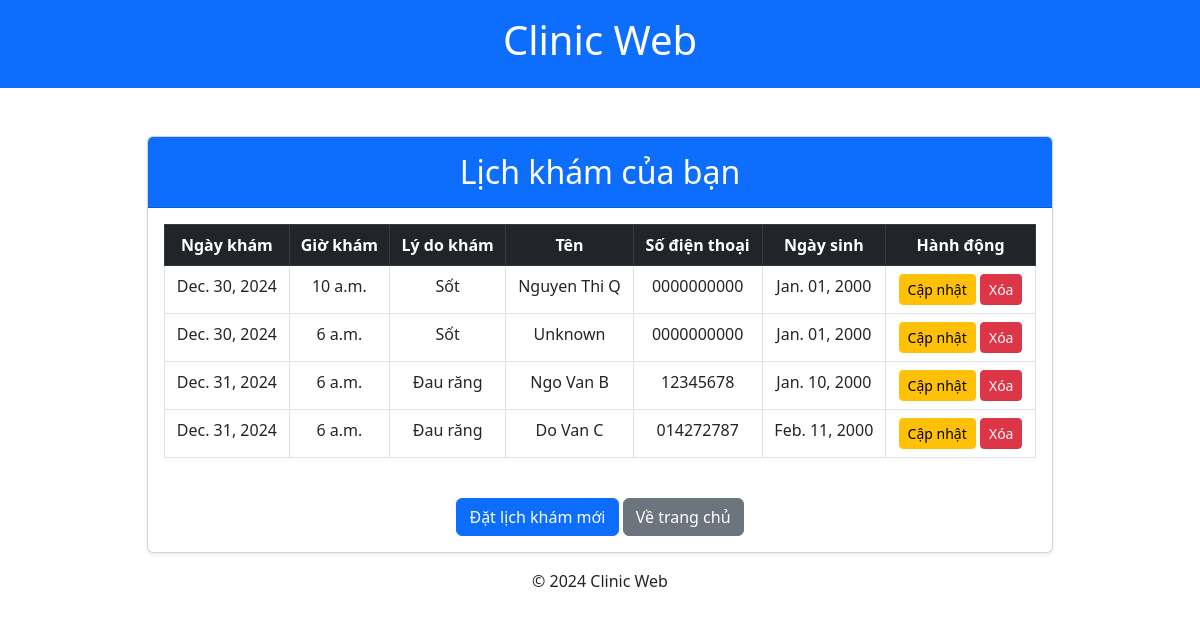
The page /view-appointments/ (signed in) on the database as committed earlier.
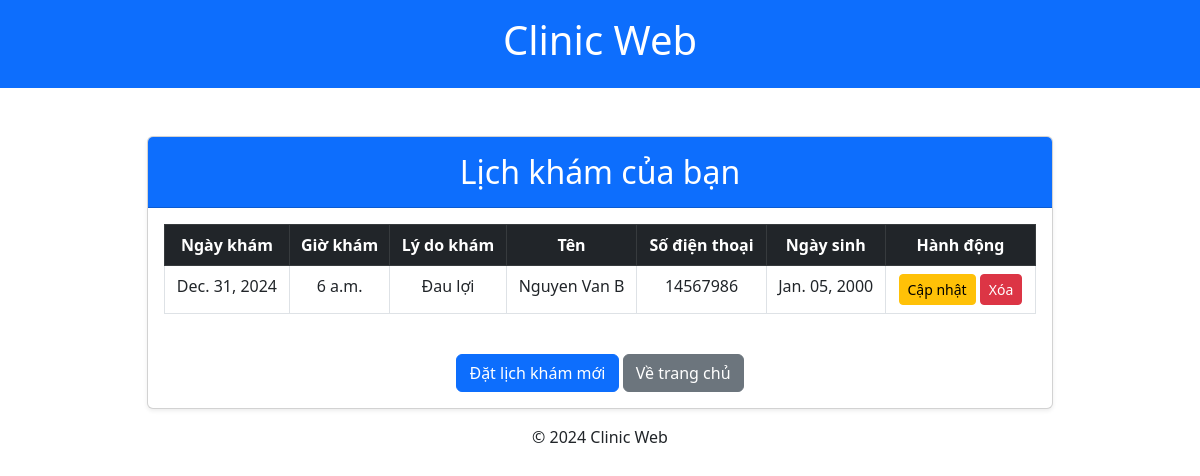
The same page on the database as committed later.
### web_core/models.py (models this page shows, shortened)
class Appointment(models.Model):
    STATUS_CHOICES = (
        ('pending', 'Pending'),
        ('completed', 'Completed'),
        ('cancelled', 'Cancelled'),
    )
    user = models.ForeignKey(User, on_delete=models.CASCADE, verbose_name="Người dùng")
    name = models.CharField(max_length=100, default='Unknown')
    date_of_birth = models.DateField(default='2000-01-01')
    phone_number = models.CharField(max_length=15, default='0000000000')
    date = models.DateField(verbose_name="Ngày khám")
    time = models.TimeField(verbose_name="Giờ khám")
    reason = models.TextField(verbose_name="Lý do khám", blank=True, null=True)
    status = models.CharField(max_length=20, choices=STATUS_CHOICES, default='pending')
    created_at = models.DateTimeField(auto_now_add=True, verbose_name="Ngày tạo")

### web_core/views.py (the view)
# urls.py: path('view-appointments/', views.view_appointments, name='view_appointments'),
@login_required(login_url='login')
def view_appointments(request):
    user_group = request.user.groups.first()
    if user_group and user_group.name == 'admin':
        appointments = Appointment.objects.all()
    elif user_group and user_group.name == 'customer':
        appointments = Appointment.objects.all()
    else:
        appointments = Appointment.objects.filter(user=request.user)
    context = {'appointments': appointments}
    return render(request, 'web_core/view_appointments.html', context)

### web_core/templates/web_core/view_appointments.html
{% extends "web_core/base.html" %}
{% block content %}
<div class="container mt-5">
    <div class="row justify-content-center">
        <div class="col-lg-10">
            <div class="card shadow-sm">
                <div class="card-header bg-primary text-white text-center">
                    <h2 class="my-2">Lịch khám của bạn</h2>
                </div>
                <div class="card-body">
                    {% if appointments %}
                    <div class="table-responsive">
                        <table class="table table-hover table-bordered text-center">
                            <thead class="table-dark">
                                <tr>
                                    <th>Ngày khám</th>
                                    <th>Giờ khám</th>
                                    <th>Lý do khám</th>
                                    <th>Tên</th>
                                    <th>Số điện thoại</th>
                                    <th>Ngày sinh</th>
                                    <th>Hành động</th>
                                </tr>
                            </thead>
                            <tbody>
                                {% for appointment in appointments %}
                                <tr>
                                    <td>{{ appointment.date|date:"M. d, Y" }}</td>
                                    <td>{{ appointment.time|time:"g a" }}</td>
                                    <td>{{ appointment.reason }}</td>
                                    <td>{{ appointment.name }}</td>
                                    <td>{{ appointment.phone_number }}</td>
                                    <td>{{ appointment.date_of_birth|date:"M. d, Y" }}</td>
                                    <td>
                                        <a href="{% url 'update_appointment' appointment.pk %}" class="btn btn-sm btn-warning">Cập nhật</a>
                                        <a href="{% url 'delete_appointment' appointment.pk %}" class="btn btn-sm btn-danger"
                                           onclick="return confirm('Bạn có chắc muốn xóa không?');">Xóa</a>
                                    </td>
                                </tr>
                                {% endfor %}
                            </tbody>
                        </table>
                    </div>
                    {% else %}
                    <div class="alert alert-info text-center">
                        Không có lịch khám nào.
                    </div>
                    {% endif %}
                    <div class="text-center mt-4">
                        <a href="{% url 'book_appointment' %}" class="btn btn-primary">Đặt lịch khám mới</a>
                        <a href="{% url 'home' %}" class="btn btn-secondary">Về trang chủ</a>
                    </div>
                </div>
            </div>
        </div>
    </div>
</div>
{% endblock %}

Rows that differ between the two databases and show on the page:
removed Appointment: date "Dec. 30, 2024", time "10 a.m.", reason "Sốt", name "Nguyen Thi Q", phone_number "0000000000", date_of_birth "Jan. 01, 2000"
removed Appointment: date "Dec. 30, 2024", time "6 a.m.", reason "Sốt", name "Unknown", phone_number "0000000000", date_of_birth "Jan. 01, 2000"
removed Appointment: date "Dec. 31, 2024", time "6 a.m.", reason "Đau răng", name "Ngo Van B", phone_number "12345678", date_of_birth "Jan. 10, 2000"
removed Appointment: date "Dec. 31, 2024", time "6 a.m.", reason "Đau răng", name "Do Van C", phone_number "014272787", date_of_birth "Feb. 11, 2000"
added Appointment: date "Dec. 31, 2024", time "6 a.m.", reason "Đau lợi", name "Nguyen Van B", phone_number "14567986", date_of_birth "Jan. 05, 2000"
